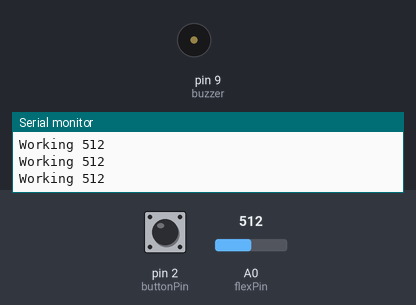
This sketch was run on a simulated Arduino Uno, built with avr-gcc and run on an emulated ATmega328P. On the bench: buzzer (waves = sounding), the last lines printed to the serial monitor. The inputs (shaded band) are chosen by the test bench; at power-on: pin 2 (buttonPin) LOW, A0 (flexPin) = 512.

Above: at 1.2 s.
1.3 s: pin 2 (buttonPin) pulled HIGH for 1 s
At 2.9 s:
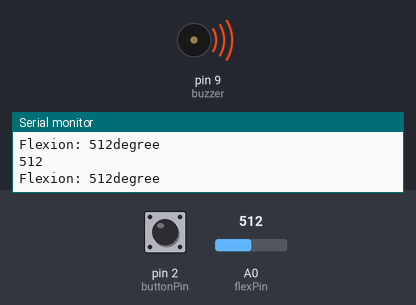
3.8 s: A0 (flexPin) set to 716
At 4.6 s:
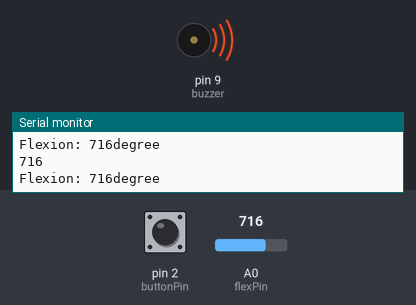
5.3 s: pin 2 (buttonPin) pulled HIGH for 1 s
At 5.76 s:
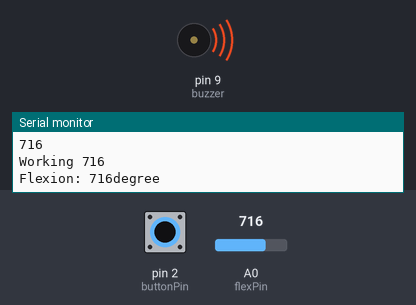
12.3 s: A0 (flexPin) set to 11
15.3 s: A0 (flexPin) set to 8
Timing chart, 0 to 18.3 s (numbered marks = the images above; inputs shaded):
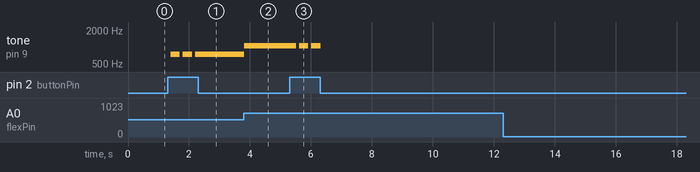

The sketch:

Flex_Sensor_Code.ino
```cpp
//pitch shifter test 2

//Buzzer
#define buzzer 9
//Button
#define buttonPin 2

//Flex sensor
#define flexPin A0

//Music loop
bool isBuzzing = false;

//music tone
int currentTone = 100;


//Variable to read the flexion
int flex = 0;
int flexReading = abs(flex);

//Sets flexions
int noFlexion = 0;
//
int lightFlexion = 300;
//
int mediumFlexion = 500;
//
int highFlexion = 900;

//Modes
int mode = 0; //1,2,3; 0==off

// distance and music duration variables will change:
int duration, cm;

//Sets the pins
void setup() {
  Serial.begin(9600);
  // Sets pins
  pinMode(buttonPin, INPUT);
  pinMode(flexPin, INPUT);
  pinMode(buzzer, OUTPUT);

}

//Sets the voids
void loop() {
  Serial.println(flexReading);
  flexReading =  analogRead(flexPin);
  chooseMode();
  selectMode();
}
void chooseMode() {
  //  Changes mode each time the mode button is pressed
  //Goes from mode 0(reset) to mode 1
  if (digitalRead(buttonPin) == HIGH) {
    if (mode == 0) {
      mode = 1;
      delay(100);
    }
    //Goes from mode 1 to mode 0
    else if (mode == 1) {
      mode = 0;
      delay(100);
    }
  }

}
void selectMode()
{
  //  Sets the void used in the modes
  if (mode == 0) {
    reset();
  }
  else if (mode == 1) {
    checkTone();
    checkFlexion();
  }
}

void reset()
//Stops the music loop and sensor to work
{
  if ( flexReading >= noFlexion) {
    noTone(buzzer);
    isBuzzing = false;
    Serial.print("Working ");
  }
}
//Sets tone
void checkTone() {
  if (digitalRead(buttonPin) == HIGH) {
    currentTone += 100;

    if (currentTone >= 1200) {
      currentTone = 50;
    }
  }
}
//Check pressure
void checkFlexion() {
  //Duration depends on flex sensor input
  //Converts distance to music duration
  //Converts tone depending on the flexion applied
  currentTone = map(flexReading, 0, 1023, noFlexion, lightFlexion) * 5;
  //changes pitch based on flexion
  if ( flexReading >= noFlexion && flexReading <= lightFlexion) {
    // Buzz
    tone(buzzer, currentTone);
    isBuzzing = true;
  } else if (flexReading >= lightFlexion && flexReading <= mediumFlexion) {
    // Buzz
    tone(buzzer, currentTone);
    isBuzzing = true;

  } else if (flexReading >= mediumFlexion && flexReading <= highFlexion) {
    // Buzz
    tone(buzzer, currentTone);
    isBuzzing = true;
  }
  else { // Don't buzz
    noTone(buzzer);
    isBuzzing = false;

  }

  // Print the flexion
  Serial.print("Flexion: ");
  Serial.print(flexReading);
  Serial.print("degree");
  Serial.println();

  delay(200);

}
```

Measured:
- after the input at 1.3 s, tone on pin 9 (buzzer): alternates 750 Hz for 0.30 s and silent for 0.10 s, 5 changes in all, then stays 750 Hz, starting after 0.10 s
- after the input at 3.8 s, tone on pin 9 (buzzer): 750 Hz → 1045 Hz at once
- after the input at 5.3 s, tone on pin 9 (buzzer): alternates 1045 Hz for 0.30 s and silent for 0.10 s, 5 changes in all, then stays silent, starting after 0.21 s
